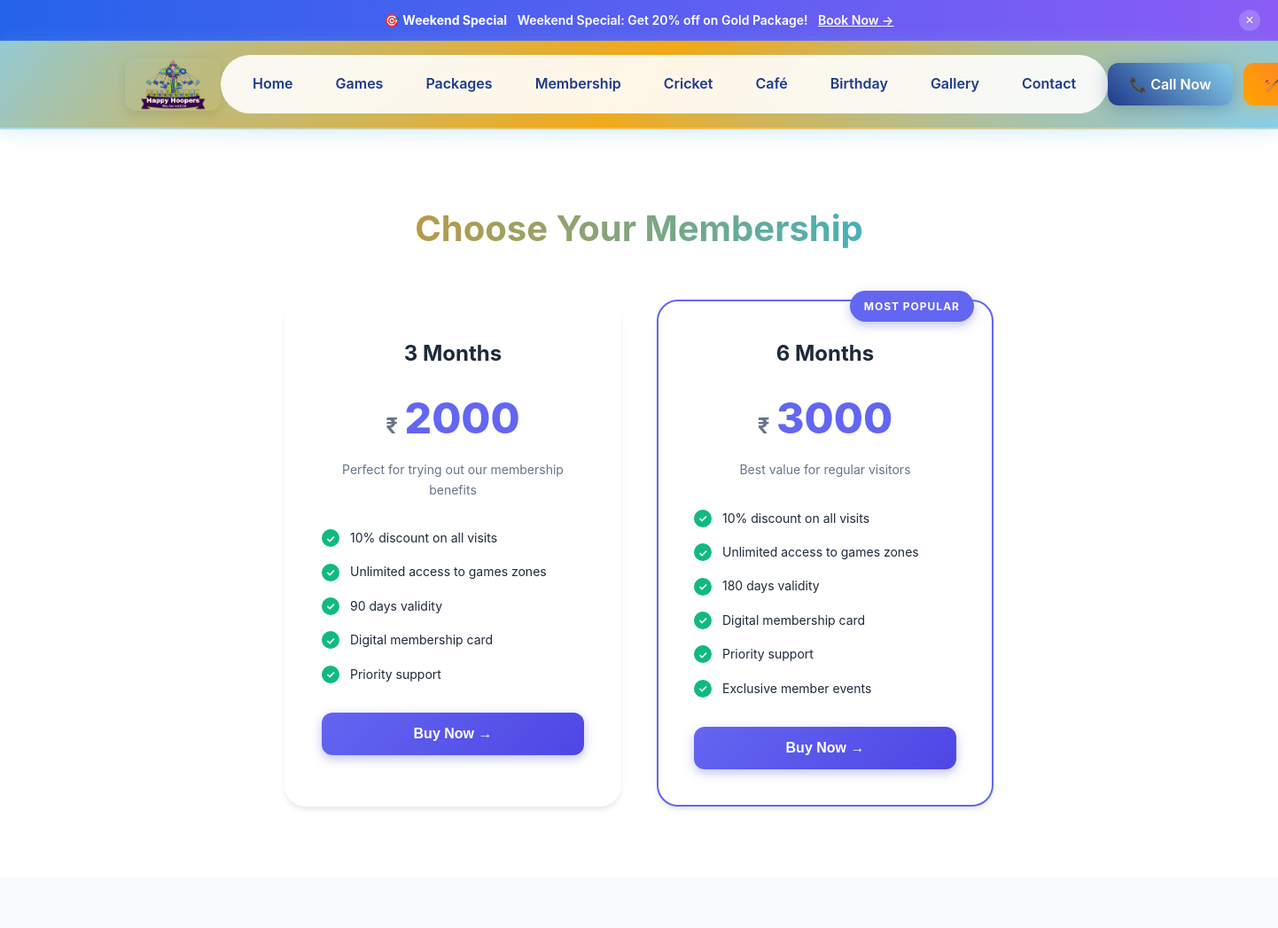
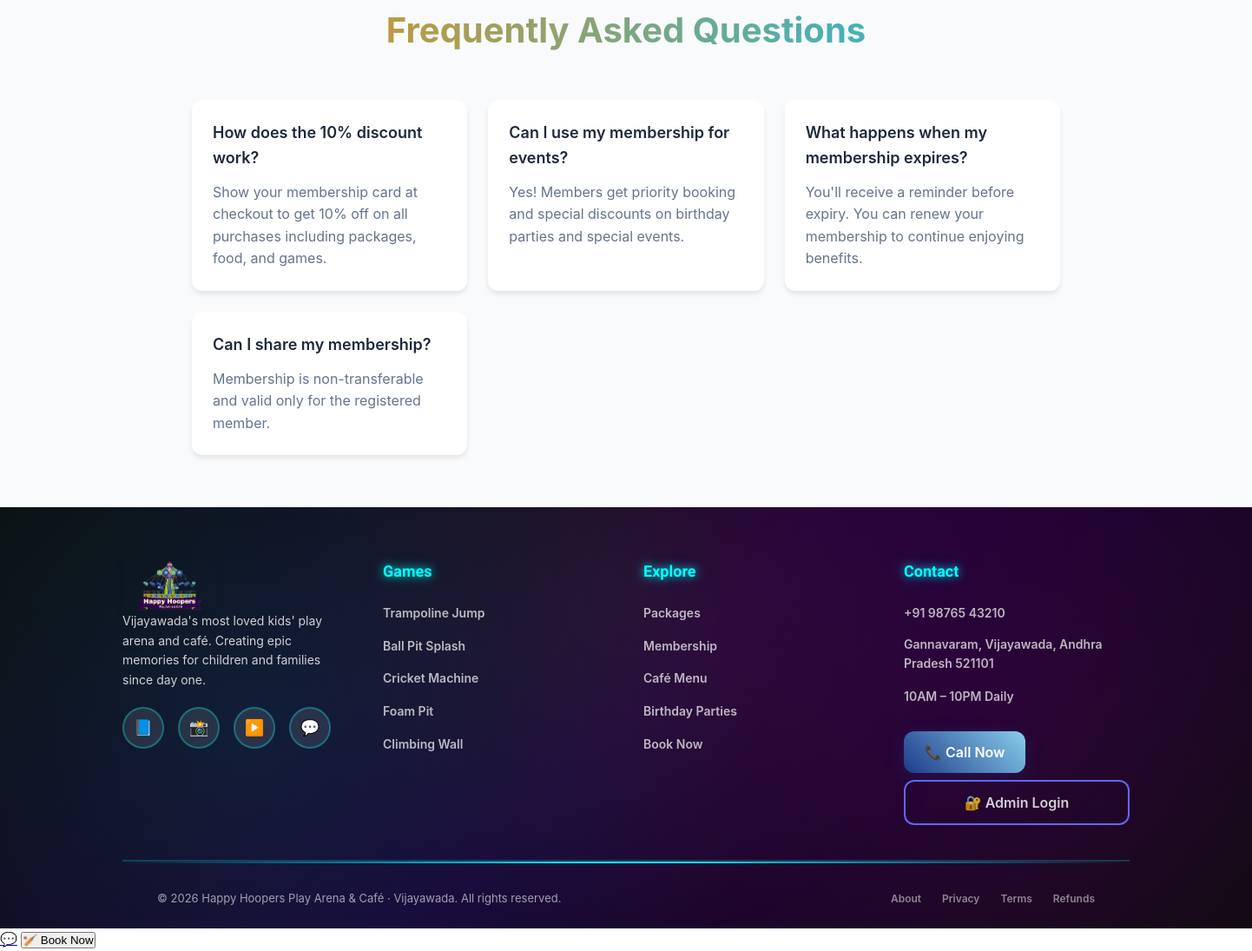
Page /membership/ on the committed database (2 pictures, top to bottom).
### arena/models.py (models this page shows, shortened)
class SiteSettings(models.Model):
    key = models.CharField(max_length=100, unique=True)
    value = models.TextField()
    description = models.TextField(blank=True, null=True)
    updated_at = models.DateTimeField(auto_now=True)
    class Meta:
        ordering = ['key']
        verbose_name = "Site Setting"
        verbose_name_plural = "Site Settings"

### arena/views.py (the view)
# urls.py: path('membership/', views.membership, name='membership'),
def membership(request):
    context = {
        'site_settings': get_site_settings(),
    }
    return render(request, 'arena/membership.html', context)

### arena/views.py (called while the page is built)
def get_site_settings():
    settings_dict = {}
    settings_obj = SiteSettings.objects.all()
    for setting in settings_obj:
        settings_dict[setting.key] = setting.value
    return settings_dict

### arena/templates/arena/membership.html (shortened to what this page needs)
{% extends 'arena/base.html' %}
{% load static %}
{% block content %}
<section class="membership-plans-section">
  <div class="container">
    <h2 class="section-title"
style="background: linear-gradient(90deg, #ff8c00, #00bfff); -webkit-background-clip: text; -webkit-text-fill-color: transparent;">
  Choose Your Membership
</h2>
    <div class="membership-grid">
      <div class="membership-card reveal">
        <div class="membership-header">
          <h3>3 Months</h3>
          <div class="membership-price">
            <span class="currency">₹</span>
            <span class="amount">2000</span>
          </div>
          <p class="membership-desc">Perfect for trying out our membership benefits</p>
        </div>
        <ul class="membership-features">
          <li><span class="check">✓</span> 10% discount on all visits</li>
          <li><span class="check">✓</span> Unlimited access to games zones</li>
          <li><span class="check">✓</span> 90 days validity</li>
          <li><span class="check">✓</span> Digital membership card</li>
          <li><span class="check">✓</span> Priority support</li>
        </ul>
        <button class="btn btn-primary btn-full buy-membership-btn"
                data-duration="3_months"
                data-price="2000"
                data-name="3 Months">
          Buy Now →
        </button>
      </div>
      <div class="membership-card featured reveal">
        <div class="popular-badge">MOST POPULAR</div>
        <div class="membership-header">
          <h3>6 Months</h3>
          <div class="membership-price">
            <span class="currency">₹</span>
            <span class="amount">3000</span>
          </div>
          <p class="membership-desc">Best value for regular visitors</p>
        </div>
        <ul class="membership-features">
          <li><span class="check">✓</span> 10% discount on all visits</li>
          <li><span class="check">✓</span> Unlimited access to games zones</li>
          <li><span class="check">✓</span> 180 days validity</li>
          <li><span class="check">✓</span> Digital membership card</li>
          <li><span class="check">✓</span> Priority support</li>
          <li><span class="check">✓</span> Exclusive member events</li>
        </ul>
        <button class="btn btn-primary btn-full buy-membership-btn"
                data-duration="6_months"
                data-price="3000"
                data-name="6 Months">
          Buy Now →
        </button>
      </div>
    </div>
  </div>
</section>
<section class="faq-section">
  <div class="container">
    <h2 class="section-title" style="background: linear-gradient(90deg, #ff8c00, #00bfff); -webkit-background-clip: text; -webkit-text-fill-color: transparent;">Frequently Asked Questions</h2>
    <div class="faq-grid">
      <div class="faq-item reveal">
        <h4>How does the 10% discount work?</h4>
        <p>Show your membership card at checkout to get 10% off on all purchases including packages, food, and games.</p>
      </div>
      <div class="faq-item reveal">
        <h4>Can I use my membership for events?</h4>
        <p>Yes! Members get priority booking and special discounts on birthday parties and special events.</p>
      </div>
      <div class="faq-item reveal">
        <h4>What happens when my membership expires?</h4>
        <p>You'll receive a reminder before expiry. You can renew your membership to continue enjoying benefits.</p>
      </div>
      <div class="faq-item reveal">
        <h4>Can I share my membership?</h4>
        <p>Membership is non-transferable and valid only for the registered member.</p>
      </div>
    </div>
  </div>
</section>
{% endblock %}

### arena/templates/arena/base.html (shortened to what this page needs)
{% load static %}
<!DOCTYPE html>
<html lang="en">
<head>
</head>
<body>
{% if site_settings.announcement_text %}
<div class="announce-bar">
  <strong>{{ site_settings.announcement_label|default:"🎯 Now Open" }}</strong> {{ site_settings.announcement_text }}
  {% if site_settings.announcement_link %}<a href="{{ site_settings.announcement_link }}">Book Now →</a>{% endif %}
  <button class="announce-close" onclick="this.parentElement.style.display='none'">×</button>
</div>
{% endif %}
<header class="site-header" id="site-header">
  <div class="container">
    <div class="header-left">
      <div class="logo">
        <img src="{% static 'images/logo.png' %}" alt="Happy Hoopers" class="logo-image">
      </div>
    </div>
    <nav class="nav-links" id="nav-links">
      <a href="{% url 'arena:home' %}" class="nav-link">Home</a>
      <a href="{% url 'arena:games' %}" class="nav-link">Games</a>
      <a href="{% url 'arena:packages' %}" class="nav-link">Packages</a>
      <a href="{% url 'arena:membership' %}" class="nav-link">Membership</a>
      <a href="{% url 'arena:cricket_booking' %}" class="nav-link">Cricket</a>
      <a href="{% url 'arena:cafe' %}" class="nav-link">Café</a>
      <a href="{% url 'arena:birthday' %}" class="nav-link">Birthday</a>
      <a href="{% url 'arena:gallery' %}" class="nav-link">Gallery</a>
      <a href="{% url 'arena:contact' %}" class="nav-link">Contact</a>
    </nav>
    <div class="header-btns">
      <a href="tel:{{ site_settings.phone_number|default:'+919876543210' }}" class="btn btn-blue">📞 Call Now</a>
      <a href="{% url 'arena:cricket_booking' %}" class="btn btn-amber">🏏 Book Now</a>
    </div>
  </div>
</header>
<main>
{% block content %}
{% endblock %}
</main>
<footer class="footer">
  <div class="container">
    <div class="footer-grid">
      <div>
        <div class="logo">
          <img src="{% static 'images/logo.png' %}" alt="Happy Hoopers" class="logo-image">
        </div>
        <p class="footer-desc">{{ site_settings.footer_description|default:"Vijayawada's most loved kids' play arena and café. Creating epic memories for children and families since day one." }}</p>
        <div class="footer-social">
          <div class="social-btn" data-url="{{ site_settings.facebook_url|default:'#' }}" data-target="_blank">📘</div>
          <div class="social-btn" data-url="{{ site_settings.instagram_url|default:'#' }}" data-target="_blank">📸</div>
          <div class="social-btn" data-url="{{ site_settings.youtube_url|default:'#' }}" data-target="_blank">▶️</div>
          <div class="social-btn" data-url="https://wa.me/{{ site_settings.whatsapp_number|default:'919876543210' }}" data-target="_blank">💬</div>
        </div>
      </div>
      <div>
        <h4>Games</h4>
        <ul class="footer-links">
          <li><a href="{% url 'arena:games' %}">Trampoline Jump</a></li>
          <li><a href="{% url 'arena:games' %}">Ball Pit Splash</a></li>
          <li><a href="{% url 'arena:cricket_booking' %}">Cricket Machine</a></li>
          <li><a href="{% url 'arena:games' %}">Foam Pit</a></li>
          <li><a href="{% url 'arena:games' %}">Climbing Wall</a></li>
        </ul>
      </div>
      <div>
        <h4>Explore</h4>
        <ul class="footer-links">
          <li><a href="{% url 'arena:packages' %}">Packages</a></li>
          <li><a href="{% url 'arena:membership' %}">Membership</a></li>
          <li><a href="{% url 'arena:cafe' %}">Café Menu</a></li>
          <li><a href="{% url 'arena:birthday' %}">Birthday Parties</a></li>
          <li><a href="{% url 'arena:cricket_booking' %}">Book Now</a></li>
        </ul>
      </div>
      <div>
        <h4>Contact</h4>
        <ul class="footer-links">
          <li><a href="tel:{{ site_settings.phone_number|default:'+919876543210' }}">{{ site_settings.phone_number|default:'+91 98765 43210' }}</a></li>
          <li><a>{{ site_settings.address|default:'Gannavaram, Vijayawada' }}</a></li>
          <li><a>{{ site_settings.hours|default:'10AM – 10PM Daily' }}</a></li>
        </ul>
        <a href="tel:{{ site_settings.phone_number|default:'+919876543210' }}" class="btn btn-blue btn-sm" style="margin-top:16px">📞 Call Now</a>
        <a href="{% url 'arena:admin_login' %}" class="btn btn-outline btn-sm admin-login-btn">
          🔐 Admin Login
        </a>
      </div>
    </div>
    <div class="footer-bottom">
      <p>© {% now "Y" %} Happy Hoopers Play Arena & Café · Vijayawada. All rights reserved.</p>
      <div class="footer-bottom-links">
        <a href="{% url 'arena:about' %}">About</a>
        <a href="#">Privacy</a>
        <a href="#">Terms</a>
        <a href="#">Refunds</a>
      </div>
    </div>
  </div>
</footer>
<a href="https://wa.me/{{ site_settings.whatsapp_number|default:'919876543210' }}" class="whatsapp-float" target="_blank">💬</a>
<button class="book-float" data-url="{% url 'arena:cricket_booking' %}">🏏 Book Now</button>
</body>
</html>

### arena/templates/arena/membership.html (style rules this page uses)
:root { --primary: #6366f1; --primary-dark: #4f46e5; --secondary: #f59e0b; --success: #10b981; --danger: #ef4444; --dark: #1e293b; --light: #f8fafc; --gray: #64748b; --gray-light: #e2e8f0; --radius: 12px; --radius-lg: 24px; --shadow: 0 4px 6px -1px rgba(0,0,0,0.1); --shadow-lg: 0 20px 25px -5px rgba(0,0,0,0.1); }
* { box-sizing: border-box; margin: 0; padding: 0; }
body { font-family: -apple-system, BlinkMacSystemFont, 'Segoe UI', Roboto, sans-serif; line-height: 1.6; color: var(--dark); }
.container { max-width: 1200px; margin: 0 auto; padding: 0 20px; }
.section-title { text-align: center; font-size: 2.5rem; font-weight: 700; color: var(--dark); margin-bottom: 48px; }
.membership-plans-section { padding: 80px 0; background: white; }
.membership-grid { display: grid; grid-template-columns: repeat(auto-fit, minmax(300px, 1fr)); gap: 40px; max-width: 800px; margin: 0 auto; }
.membership-card { background: white; border-radius: var(--radius-lg); padding: 40px; box-shadow: var(--shadow); position: relative; transition: all 0.3s ease; border: 2px solid transparent; }
.membership-card.featured { border-color: var(--primary); transform: scale(1.05); }
.popular-badge { position: absolute; top: -12px; right: 20px; background: var(--primary); color: white; padding: 8px 16px; border-radius: 20px; font-size: 0.75rem; font-weight: 700; text-transform: uppercase; letter-spacing: 1px; box-shadow: 0 4px 12px rgba(99, 102, 241, 0.4); }
.membership-header { text-align: center; margin-bottom: 32px; }
.membership-header h3 { font-size: 1.5rem; font-weight: 700; color: var(--dark); margin-bottom: 16px; }
.membership-price { margin-bottom: 16px; }
.currency { font-size: 1.5rem; color: var(--gray); }
.amount { font-size: 3rem; font-weight: 800; color: var(--primary); }
.membership-desc { color: var(--gray); font-size: 0.875rem; }
.membership-features { list-style: none; padding: 0; margin-bottom: 32px; }
.membership-features li { display: flex; align-items: center; margin-bottom: 16px; font-size: 0.875rem; color: var(--dark); }
.check { display: inline-flex; align-items: center; justify-content: center; width: 20px; height: 20px; border-radius: 50%; background: var(--success); color: white; margin-right: 12px; font-weight: 700; font-size: 0.75rem; flex-shrink: 0; }
.faq-section { padding: 60px 0; background: var(--light); }
.faq-grid { display: grid; grid-template-columns: repeat(auto-fit, minmax(280px, 1fr)); gap: 24px; max-width: 1000px; margin: 0 auto; }
.faq-item { background: white; padding: 24px; border-radius: var(--radius); box-shadow: var(--shadow); transition: all 0.3s ease; }
.faq-item h4 { font-size: 1.125rem; font-weight: 600; color: var(--dark); margin-bottom: 12px; }
.faq-item p { color: var(--gray); line-height: 1.6; }
.btn { display: inline-flex; align-items: center; justify-content: center; padding: 16px 24px; border-radius: var(--radius); font-weight: 600; text-decoration: none; border: none; cursor: pointer; transition: all 0.3s ease; font-size: 1rem; line-height: 1; }
.btn-primary { background: linear-gradient(135deg, var(--primary), var(--primary-dark)); color: white; box-shadow: 0 4px 12px rgba(99, 102, 241, 0.4); }
.btn-full { width: 100%; }
.btn-outline { background: transparent; border: 2px solid var(--primary); color: var(--primary); }
.membership-price { margin: 8px 0; font-size: 2rem; font-weight: bold; }
.reveal { opacity: 0; transform: translateY(30px); transition: all 0.8s ease; }
.reveal.active { opacity: 1; transform: translateY(0); }

### rows in the picture
SiteSettings: announcement_label "🎯 Weekend Special"
SiteSettings: announcement_text "Weekend Special: Get 20% off on Gold Package!"
SiteSettings: footer_description "Vijayawada's most loved kids' play arena and café. Creating epic memories for children and families since day one."
SiteSettings: phone_number "+91 98765 43210"
SiteSettings: address "Gannavaram, Vijayawada, Andhra Pradesh 521101"
SiteSettings: hours "10AM – 10PM Daily"
